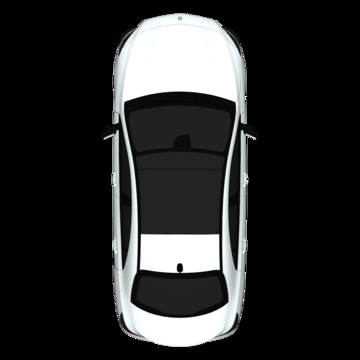
#> input picture parkinglotlayout/parkinglotimages/carpng.png, 360 x 360 px; its folder holds only this picture in this run
$ python attempt4.py
#> lines starting #> are read from the running program, lines starting #| are printed output that depends on the picture; after the words box and inside, x2 and y2 are one past the last pixel; in counts of white or black regions, pixels touching at a corner belong together
import cv2
import os
import numpy as np

def highlight_gridlines(image_path):
    # Load the image, and convert it to grayscale (black & white)
#> called with image_path = './parkinglotimages/carpng.png'
    image = cv2.imread(image_path)
#> image is the input picture: shape (360, 360, 3); mean B, G, R 43, 42.9, 42.4
    gray = cv2.cvtColor(image, cv2.COLOR_BGR2GRAY)

    # Reduce noise in the image by applying gaussian filter:
    blur = cv2.GaussianBlur(gray, (5, 5), 0)
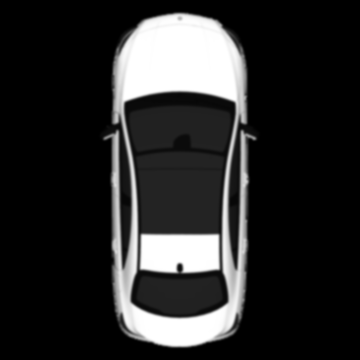
#> blur: shape (360, 360); min 0, max 255, mean 42.8

    # Try adding another filter for smoother results:
    filtered = cv2.bilateralFilter(gray, 9, 75, 75)
        # didnt affect anything, visually speaking

    # Apply adaptive thresholding to separate foreground from background, using difference in pixel intensities
    thresh = cv2.adaptiveThreshold(filtered, 255, cv2.ADAPTIVE_THRESH_GAUSSIAN_C, cv2.THRESH_BINARY_INV, 11, 2)
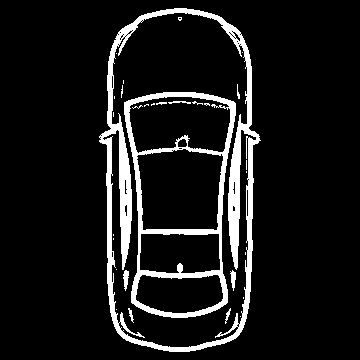
#> thresh: shape (360, 360); 9.6% white; 30 white regions (21 under 20 px), largest, box (x1, y1, x2, y2) and area: (99, 8, 261, 352) 7741, (124, 92, 236, 318) 4237, (123, 270, 129, 291) 81
        # modified adaptive thresholding parameters to filter the image

    # Additional noise reduction step:
    kernel = np.ones((3, 3), np.uint8)
    opening = cv2.morphologyEx(thresh, cv2.MORPH_OPEN, kernel)
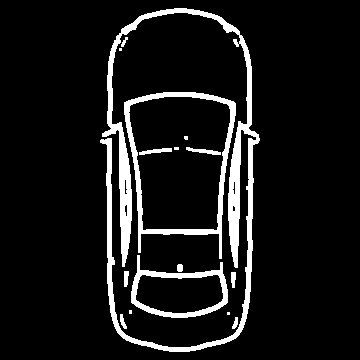
#> opening: shape (360, 360); 8.9% white; 16 white regions (5 under 20 px), largest, box (x1, y1, x2, y2) and area: (100, 8, 260, 352) 7161, (124, 92, 236, 259) 2421, (131, 255, 228, 318) 1340

    # Detect lines using Hough transform
    lines = cv2.HoughLines(thresh, 1, np.pi/180, threshold=100)
#> lines = 221 rows, first 8: [110, 0], [248, 0], [252, 0.0175], [-107, 3.12], [113, 0.0175], [-245, 3.12], [241, 0.0175], [-119, 3.12]

    # Draw detected lines on a blank image
    line_image = np.zeros_like(thresh)
    if lines is not None:
        for line in lines:
            rho, theta = line[0]
            a = np.cos(theta)
            b = np.sin(theta)
            x0 = a * rho
            y0 = b * rho
            x1 = int(x0 + 1000 * (-b))
            y1 = int(y0 + 1000 * (a))
            x2 = int(x0 - 1000 * (-b))
            y2 = int(y0 - 1000 * (a))
            cv2.line(line_image, (x1, y1), (x2, y2), 255, 2)
#> this loop made 221 passes
#> (rho, theta, a, b, x0, y0, x1, y1) on passes 1 to 3: (110, 0, 1, 0, 110, 0, 110, 1000), (248, 0, 1, 0, 248, 0, 248, 1000), (252, 0.0175, 1, 0.0175, 252, 4.4, 234, 1004)
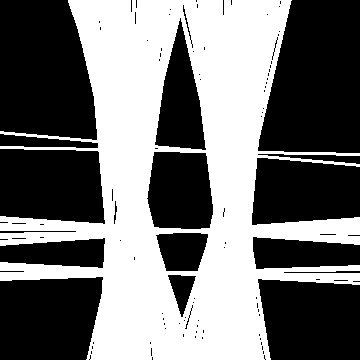
#> line_image: shape (360, 360); 45.5% white; 1 white region, box (x1, y1, x2, y2) and area: (0, 0, 360, 360) 58988

    # Display the result
    cv2.imshow('Cleaned Image with Lines', line_image)
    cv2.waitKey(0)
    cv2.destroyAllWindows()

if __name__ == "__main__":
    parking_lot_images = './parkinglotimages'  # Replace with your input folder path

    images = os.listdir(parking_lot_images)
    for image in images:
        if image.lower().endswith(('.png', '.jpg', '.jpeg', '.bmp')):
            image_path = os.path.join(parking_lot_images, image)
            highlight_gridlines(image_path)
